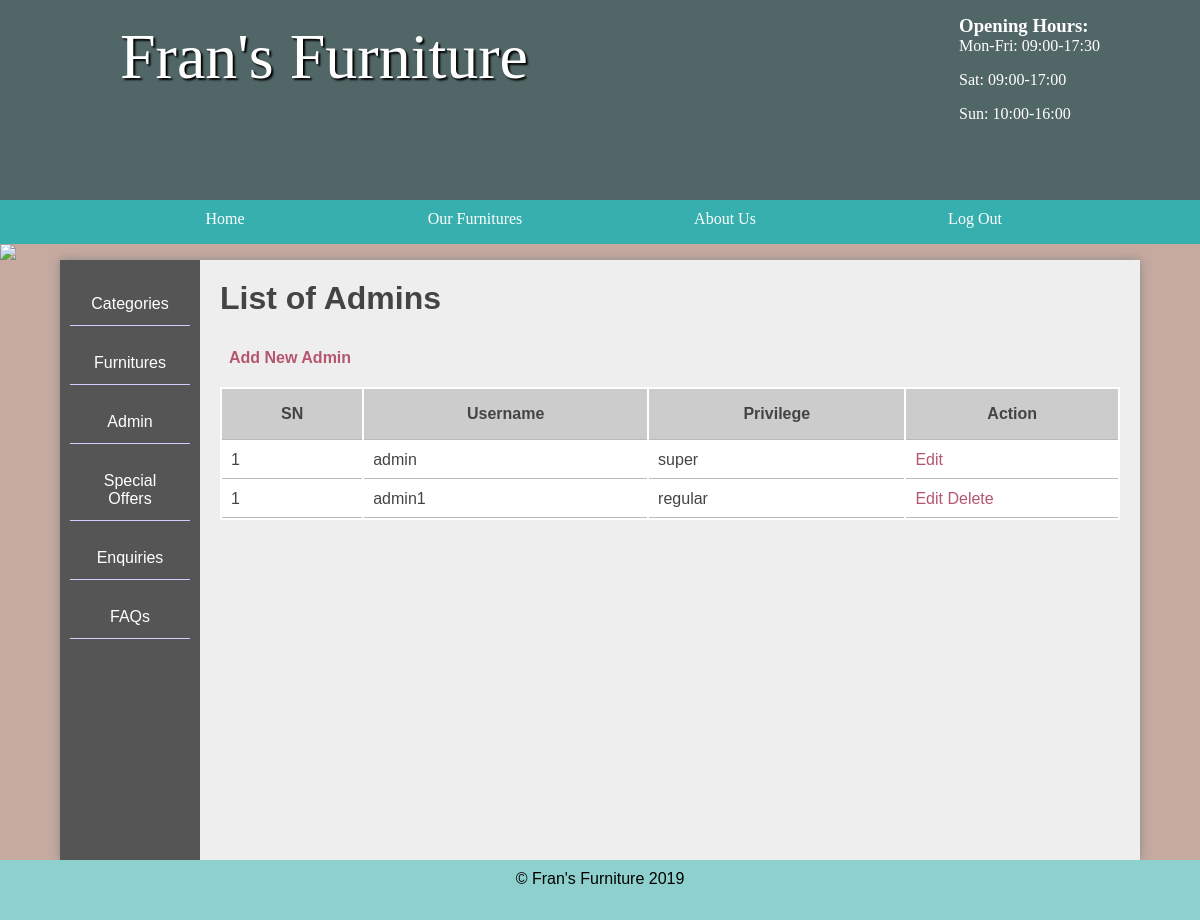
The page /admin/admin (signed in) on the database its author committed.
### tables this page shows
CREATE TABLE `admins_table` (
  `id` int(11) NOT NULL,
  `username` varchar(255) NOT NULL,
  `password` varchar(255) NOT NULL,
  `privilege` varchar(255) NOT NULL DEFAULT 'regular'
);

### functions/loadTemplate.php (called while the page is built, shortened)
<?php
function loadTemplate($filename, $tempVars){
	extract($tempVars);
	require $filename;
	$content = ob_get_clean();
	return $content;
}

### pages/admin_area/admin.php (called while the page is built, shortened)
<?php
	$admin=$tbl_admins->findAll();
	$admin_list=$admin->fetchAll();
	$vars=[
		'admin_list'=>$admin_list
	];
	$content = loadTemplate("../../template_views/admin_area/admin_temp.php", $vars);
 ?>

### includes/admin_includes.php (called while the page is built, shortened)
<?php
	require '../../db/dbcon.php';
	require '../../classes/DatabaseTableQueries.php';
	require '../../functions/loadTemplate.php';
	$tbl_admins= new DatabaseTableQueries('admins_table');
?>

### classes/DatabaseTableQueries.php (called while the page is built, shortened)
<?php
class DatabaseTableQueries{
	public $table;
	public function __construct($table){
		$this->table = $table;
	}
	function findAll() {
	    global $pdo;
	    $stmt = $pdo->prepare("SELECT * FROM $this->table");
	    $stmt->execute();
	    return $stmt;
	}
}

### template_views/admin_area/admin_temp.php (the view)
<section class="right">
	<h2>List of Admins</h2>
	<h4><a class="addnew" href="modifyAdmin">Add New Admin</a></h4>
	<table class="mytable">
		<tr>
			<th>SN</th>
			<th>Username</th>
			<th>Privilege</th>
			<th>Action</th>
		</tr>
			<?php
				$sn=1;
				foreach ($admin_list as $row) {
					echo '<tr><td>'.$sn.' </td>'.'<td>'.$row['username'].'</td><td>'.$row['privilege'].'</td>'.
					' <td><a href="modifyAdmin&eaid='.$row['id']. '">Edit</a>';
					if($row['privilege']=='regular') {?>
					<a onclick= "return confirm('Are you sure to delete?');" href="modifyAdmin&deaid=<?php echo $row['id']; ?>">Delete</a></td>
					<?php $sn++; ?>
		<?php	}}
		?>
	</table>
</section>

### css/style.css (style rules this page uses)
* { margin: 0; padding: 0; }
html { font-family: 'Oxygen Regular', verdana, sans-serif; }
body { background-color: #C6AAA0; }
a { text-decoration: none; }
main h2 { font-size:2em; }
p, li, h2 { margin-bottom: 1em; }
section a { color: #444; }
table { width: 100%; margin-top: 20px; }
td { border-bottom: 1px solid #bababa; }
th { border-bottom: 1px solid #bababa; }
.stock .products, .admin .right { display: table-cell; padding: 20px; }
.right { padding: 20px; }
.mytable { background: #fff; }
.mytable tr th { padding: 1em; background: #ccc; }
.mytable tr td { padding: 1%; }
.mytable tr td a { text-decoration: none; color: #b5576e; }
.addnew { padding: 1%; color: #b5576e; text-decoration: none; }

### rows shown on the page
admins_table: sn "1", username "admin", privilege "super"
admins_table: sn "1", username "admin1", privilege "regular"

### other values the page prints
Date('Y') "2019"
